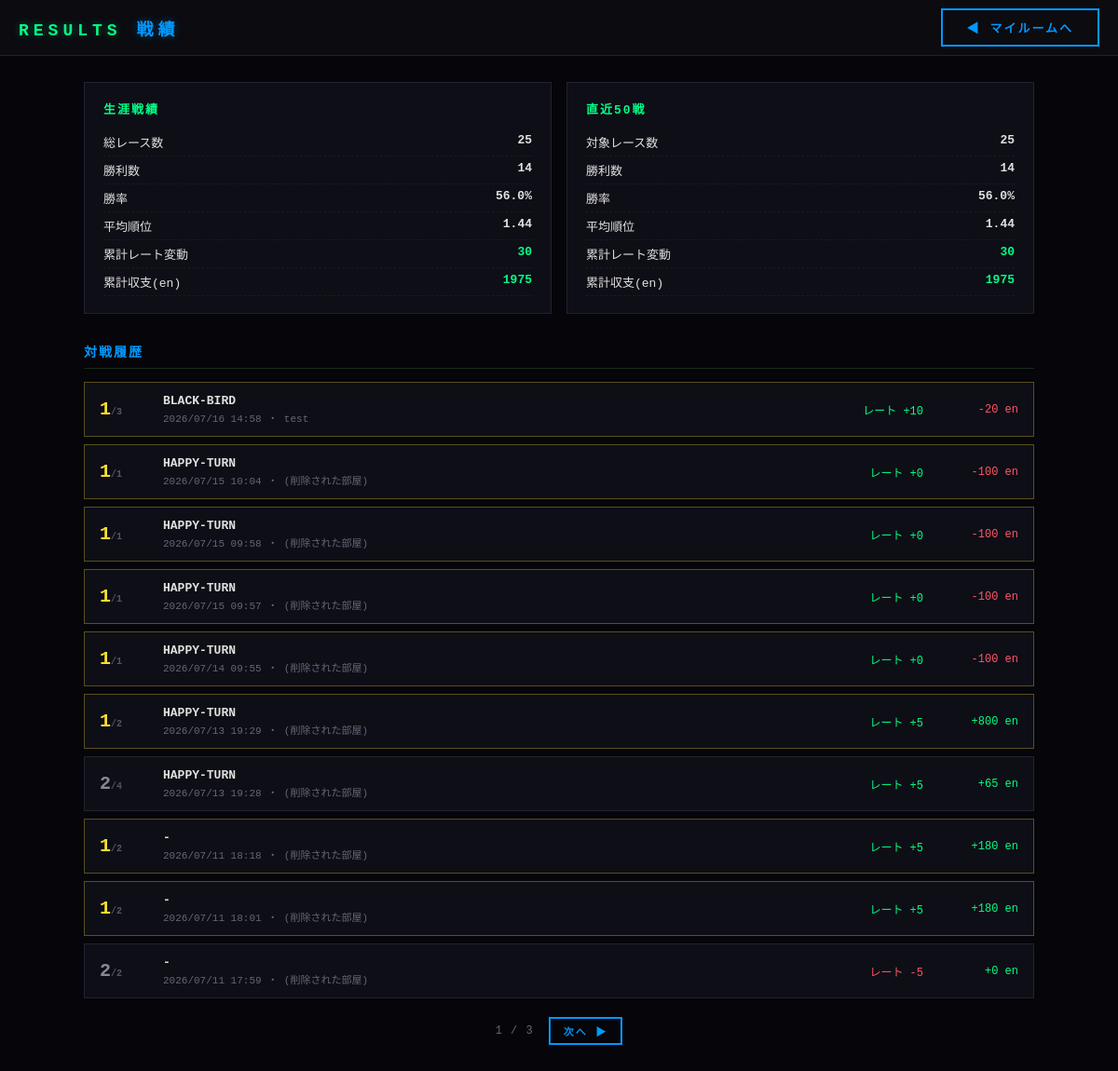
Page /myroom/results/ (signed in) on the committed database.
### game/models/result_model.py (models this page shows, shortened)
class Result(models.Model):
    result_id = models.BigAutoField(primary_key=True)
    room = models.ForeignKey(
        "rooms.Room",
        null=True,
        blank=True,
        on_delete=models.SET_NULL,
        related_name="results",
        help_text="部屋削除後も記録は残すためSET_NULL",
    )
    play_member = models.JSONField(help_text='参加者ID配列。Botの場合は"Bot1"等の名前を格納')
    rank = models.JSONField(help_text="順位を記録（play_member順 or 別途順位配列）")
    car_data = models.JSONField(help_text="順位順に車のIDを記録")
    car_snapshot = models.JSONField(
        default=dict, blank=True,
        help_text='レース時点の各参加者の車体情報スナップショット。'
                   '{participant_id: {"car_name":..,"car_type":..,"main_skill":..}}。'
                   '統計機能・タイプ別勝利実績で、装備を変更した後でも当時の車種を参照できるようにする。',
    )
    bet = models.JSONField(help_text="順位順の賭けの受け渡し結果（払戻額）")
    bet_charges = models.JSONField(default=dict, blank=True, help_text="レース開始時に徴収した賭け金（払戻額と合わせて収支計算に使う）")
    rate = models.JSONField(help_text="レートの変動結果 {user_id: delta}")
    race_seed = models.BigIntegerField(help_text="レース開始時にサーバーが払い出した乱数シード")
    reported_by = models.ForeignKey(
        settings.AUTH_USER_MODEL,
        null=True,
        blank=True,
        on_delete=models.SET_NULL,
        related_name="reported_results",
        help_text="この結果を報告したホストのuser_id（不正調査用）",
    )
    created_at = models.DateTimeField(auto_now_add=True)
    class Meta:
        db_table = "result"
        verbose_name = "レース結果"
        verbose_name_plural = "レース結果"
        ordering = ["-created_at"]

### rooms/models/room_model.py (models this page shows, shortened)
class Room(models.Model):
    STATUS_WAITING = "WAITING"
    STATUS_RACING = "RACING"
    STATUS_CHOICES = [
        (STATUS_WAITING, "待機中"),
        (STATUS_RACING, "レース中"),
    ]
    room_id = models.CharField(max_length=36, primary_key=True, default=generate_room_id, editable=False)
    host_user = models.ForeignKey(
        settings.AUTH_USER_MODEL,
        on_delete=models.SET_NULL,
        null=True,
        related_name="hosted_rooms",
        verbose_name="ホストユーザー",
    )
    room_name = models.CharField(max_length=64)
    is_public = models.BooleanField(default=True)
    password = models.CharField(max_length=64, null=True, blank=True, help_text="パス付き部屋用（null許容）")
    status = models.CharField(max_length=10, choices=STATUS_CHOICES, default=STATUS_WAITING)
    created_at = models.DateTimeField(auto_now_add=True)
    bot_list = models.JSONField(default=list, blank=True, help_text='現在のBotリスト（例: ["Bot1","Bot2"]）')
    current_race_setup = models.JSONField(
        null=True, blank=True,
        help_text="race_consumer.send_race_setup()が生成した race_seed/car_configs/参加者対応表",
    )
    class Meta:
        db_table = "room"
        verbose_name = "部屋"
        verbose_name_plural = "部屋"

### myroom/views/results_view.py (the view)
# urls.py: path("results/", views.results_view, name="results"),
@login_required
def results_view(request):
    all_rows = get_user_race_rows(request.user)
    lifetime = summarize(all_rows)
    recent50 = summarize(all_rows[:50])
    page_number = request.GET.get("page", 1)
    paginator = Paginator(all_rows, 10)
    page_obj = paginator.get_page(page_number)
    return render(request, "myroom/results.html", {
        "lifetime": lifetime,
        "recent50": recent50,
        "page_obj": page_obj,
    })

### myroom/stats_service.py (called while the page is built)
def _my_rank_in_result(result, user_id):
    try:
        return result.play_member.index(user_id) + 1
    except (ValueError, AttributeError):
        return None

def summarize(rows):
    total = len(rows)
    if total == 0:
        return {
            "total": 0, "wins": 0, "win_rate": 0, "avg_rank": 0,
            "total_rate_delta": 0, "total_net_en": 0,
        }
    wins = sum(1 for r in rows if r["is_win"])
    avg_rank = sum(r["rank"] for r in rows) / total
    total_rate_delta = sum(r["rate_delta"] for r in rows)
    total_net_en = sum(r["net_en"] for r in rows)
    return {
        "total": total,
        "wins": wins,
        "win_rate": round(wins / total * 100, 1),
        "avg_rank": round(avg_rank, 2),
        "total_rate_delta": total_rate_delta,
        "total_net_en": total_net_en,
    }

### myroom/templates/myroom/results.html (shortened to what this page needs)
{% load static %}
<!DOCTYPE html>
<html lang="ja">
<head>
    <link rel="stylesheet" href="{% static 'accounts/style.css' %}">
    <link rel="stylesheet" href="{% static 'myroom/subpage.css' %}">
</head>
<body>
    <div id="header">
        <div id="title">RESULTS<span> 戦績</span></div>
        <a class="btn alt" href="{% url 'myroom:index' %}">◀ マイルームへ</a>
    </div>
    <div id="myroom-main">
        <div class="summary-grid">
            <div class="summary-card">
                <h3>生涯戦績</h3>
                <div class="summary-row"><span>総レース数</span><b>{{ lifetime.total }}</b></div>
                <div class="summary-row"><span>勝利数</span><b>{{ lifetime.wins }}</b></div>
                <div class="summary-row"><span>勝率</span><b>{{ lifetime.win_rate }}%</b></div>
                <div class="summary-row"><span>平均順位</span><b>{{ lifetime.avg_rank }}</b></div>
                <div class="summary-row"><span>累計レート変動</span><b class="{% if lifetime.total_rate_delta >= 0 %}pos{% else %}neg{% endif %}">{{ lifetime.total_rate_delta }}</b></div>
                <div class="summary-row"><span>累計収支(en)</span><b class="{% if lifetime.total_net_en >= 0 %}pos{% else %}neg{% endif %}">{{ lifetime.total_net_en }}</b></div>
            </div>
            <div class="summary-card">
                <h3>直近50戦</h3>
                <div class="summary-row"><span>対象レース数</span><b>{{ recent50.total }}</b></div>
                <div class="summary-row"><span>勝利数</span><b>{{ recent50.wins }}</b></div>
                <div class="summary-row"><span>勝率</span><b>{{ recent50.win_rate }}%</b></div>
                <div class="summary-row"><span>平均順位</span><b>{{ recent50.avg_rank }}</b></div>
                <div class="summary-row"><span>累計レート変動</span><b class="{% if recent50.total_rate_delta >= 0 %}pos{% else %}neg{% endif %}">{{ recent50.total_rate_delta }}</b></div>
                <div class="summary-row"><span>累計収支(en)</span><b class="{% if recent50.total_net_en >= 0 %}pos{% else %}neg{% endif %}">{{ recent50.total_net_en }}</b></div>
            </div>
        </div>
        <h3 class="section-title">対戦履歴</h3>
        <div class="history-list">
            {% for row in page_obj %}
            <div class="history-row {% if row.is_win %}win{% endif %}">
                <div class="h-rank">{{ row.rank }}<small>/{{ row.total_players }}</small></div>
                <div class="h-main">
                    <div class="h-car">{{ row.car_name|default:"-" }}</div>
                    <div class="h-meta">{{ row.result.created_at|date:"Y/m/d H:i" }} ・ {{ row.result.room.room_name|default:"(削除された部屋)" }}</div>
                </div>
                <div class="h-rate {% if row.rate_delta >= 0 %}pos{% else %}neg{% endif %}">レート {{ row.rate_delta|stringformat:"+d" }}</div>
                <div class="h-en {% if row.net_en >= 0 %}pos{% else %}neg{% endif %}">{{ row.net_en|stringformat:"+d" }} en</div>
            </div>
            {% empty %}
            <p class="hint-text">まだ対戦履歴がありません。レースに参加してみましょう。</p>
            {% endfor %}
        </div>
        <div class="pagination-row">
            <span class="page-indicator">{{ page_obj.number }} / {{ page_obj.paginator.num_pages }}</span>
            {% if page_obj.has_next %}
                <a class="btn alt small" href="?page={{ page_obj.next_page_number }}">次へ ▶</a>
            {% endif %}
        </div>
    </div>
</body>
</html>

### accounts/static/accounts/style.css (style rules this page uses)
* { margin: 0; padding: 0; box-sizing: border-box; }
body { background: #05050a; color: #e0e0e0; font-family: 'Courier New', monospace; min-height: 100vh; display: flex; flex-direction: column; }
a { color: inherit; text-decoration: none; }
#header { display: flex; align-items: center; justify-content: space-between; padding: 9px 20px; border-bottom: 1px solid #1a2a1a; background: #0b0b10; flex-shrink: 0; }
#title { font-size: 18px; font-weight: bold; letter-spacing: 5px; color: #00ff88; text-shadow: 0 0 10px #00ff8855; }
#title span { color: #0099ff; text-shadow: 0 0 10px #0099ff55; }
.btn { padding: 9px 26px; font-family: 'Courier New', monospace; font-size: 13px; font-weight: bold; letter-spacing: 2px; border: 2px solid #00ff88; background: transparent; color: #00ff88; cursor: pointer; transition: all 0.18s; display: inline-block; }
.btn.alt { border-color: #0099ff; color: #0099ff; }
* { scrollbar-width: thin; scrollbar-color: #222222 #000000; }

### myroom/static/myroom/subpage.css (style rules this page uses)
#myroom-main { flex: 1; overflow-y: auto; padding: 28px 40px 60px; max-width: 1100px; margin: 0 auto; width: 100%; }
.btn.small { padding: 5px 14px; font-size: 11px; }
.section-title { font-size: 14px; letter-spacing: 2px; color: #0099ff; margin: 30px 0 14px; border-bottom: 1px solid #1a2a1a; padding-bottom: 8px; }
.summary-grid { display: grid; grid-template-columns: 1fr 1fr; gap: 16px; }
.summary-card { background: #0e0e16; border: 1px solid #223; padding: 18px 20px; }
.summary-card h3 { font-size: 13px; letter-spacing: 2px; color: #00ff88; margin-bottom: 12px; }
.summary-row { display: flex; justify-content: space-between; padding: 5px 0; font-size: 13px; border-bottom: 1px dashed #1a1a24; }
.summary-row b { color: #e0e0e0; }
.summary-row b.pos { color: #00ff88; }
.history-list { display: flex; flex-direction: column; gap: 8px; }
.history-row { display: grid; grid-template-columns: 56px 1fr 110px 90px; align-items: center; gap: 12px; padding: 12px 16px; background: #0e0e16; border: 1px solid #223; font-size: 13px; }
.history-row.win { border-color: #ffdd3350; }
.h-rank { font-size: 20px; font-weight: bold; color: #889; }
.h-rank small { font-size: 10px; color: #556; }
.history-row.win .h-rank { color: #ffdd33; }
.h-car { font-weight: bold; }
.h-meta { font-size: 11px; color: #667; margin-top: 2px; }
.h-rate, .h-en { text-align: right; font-size: 12px; }
.pos { color: #00ff88; }
.neg { color: #ff5566; }
.pagination-row { display: flex; align-items: center; justify-content: center; gap: 16px; margin-top: 20px; }
.page-indicator { font-size: 12px; color: #667; letter-spacing: 1px; }

### rows in the picture
Result: rank "1", total_players "3", car_name "BLACK-BIRD", result.created_at "2026/07/16 14:58", result.room.room_name "test", rate_delta "+10", net_en "-20"
Result: rank "1", total_players "1", car_name "HAPPY-TURN", result.created_at "2026/07/15 10:04", result.room.room_name "(削除された部屋)", rate_delta "+0", net_en "-100"
Result: rank "1", total_players "1", car_name "HAPPY-TURN", result.created_at "2026/07/15 09:58", result.room.room_name "(削除された部屋)", rate_delta "+0", net_en "-100"
Result: rank "1", total_players "1", car_name "HAPPY-TURN", result.created_at "2026/07/15 09:57", result.room.room_name "(削除された部屋)", rate_delta "+0", net_en "-100"
Result: rank "1", total_players "1", car_name "HAPPY-TURN", result.created_at "2026/07/14 09:55", result.room.room_name "(削除された部屋)", rate_delta "+0", net_en "-100"
Result: rank "1", total_players "2", car_name "HAPPY-TURN", result.created_at "2026/07/13 19:29", result.room.room_name "(削除された部屋)", rate_delta "+5", net_en "+800"
Result: rank "2", total_players "4", car_name "HAPPY-TURN", result.created_at "2026/07/13 19:28", result.room.room_name "(削除された部屋)", rate_delta "+5", net_en "+65"
Result: rank "1", total_players "2", car_name "-", result.created_at "2026/07/11 18:18", result.room.room_name "(削除された部屋)", rate_delta "+5", net_en "+180"
Result: rank "1", total_players "2", car_name "-", result.created_at "2026/07/11 18:01", result.room.room_name "(削除された部屋)", rate_delta "+5", net_en "+180"
Result: rank "2", total_players "2", car_name "-", result.created_at "2026/07/11 17:59", result.room.room_name "(削除された部屋)", rate_delta "-5", net_en "+0"

### other values in the picture
{{ lifetime.total }} "25"
{{ lifetime.wins }} "14"
{{ lifetime.win_rate }} "56.0"
{{ lifetime.avg_rank }} "1.44"
{{ lifetime.total_rate_delta }} "30"
{{ lifetime.total_net_en }} "1975"
{{ recent50.total }} "25"
{{ recent50.wins }} "14"
{{ recent50.win_rate }} "56.0"
{{ recent50.avg_rank }} "1.44"
{{ recent50.total_rate_delta }} "30"
{{ recent50.total_net_en }} "1975"
{{ page_obj.number }} "1"
{{ page_obj.paginator.num_pages }} "3"
